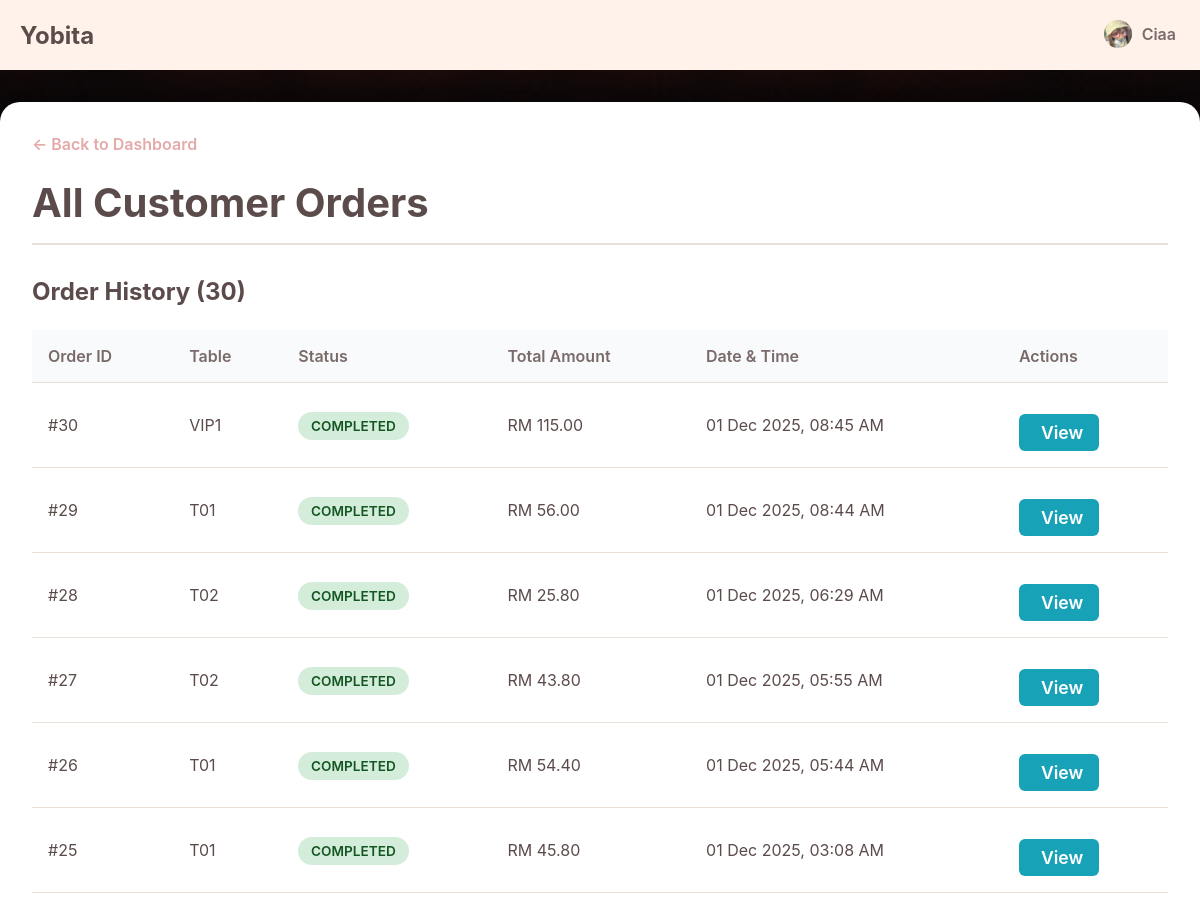
The app's page /app/admin/viewOrder.php (signed in, upper part), older data.
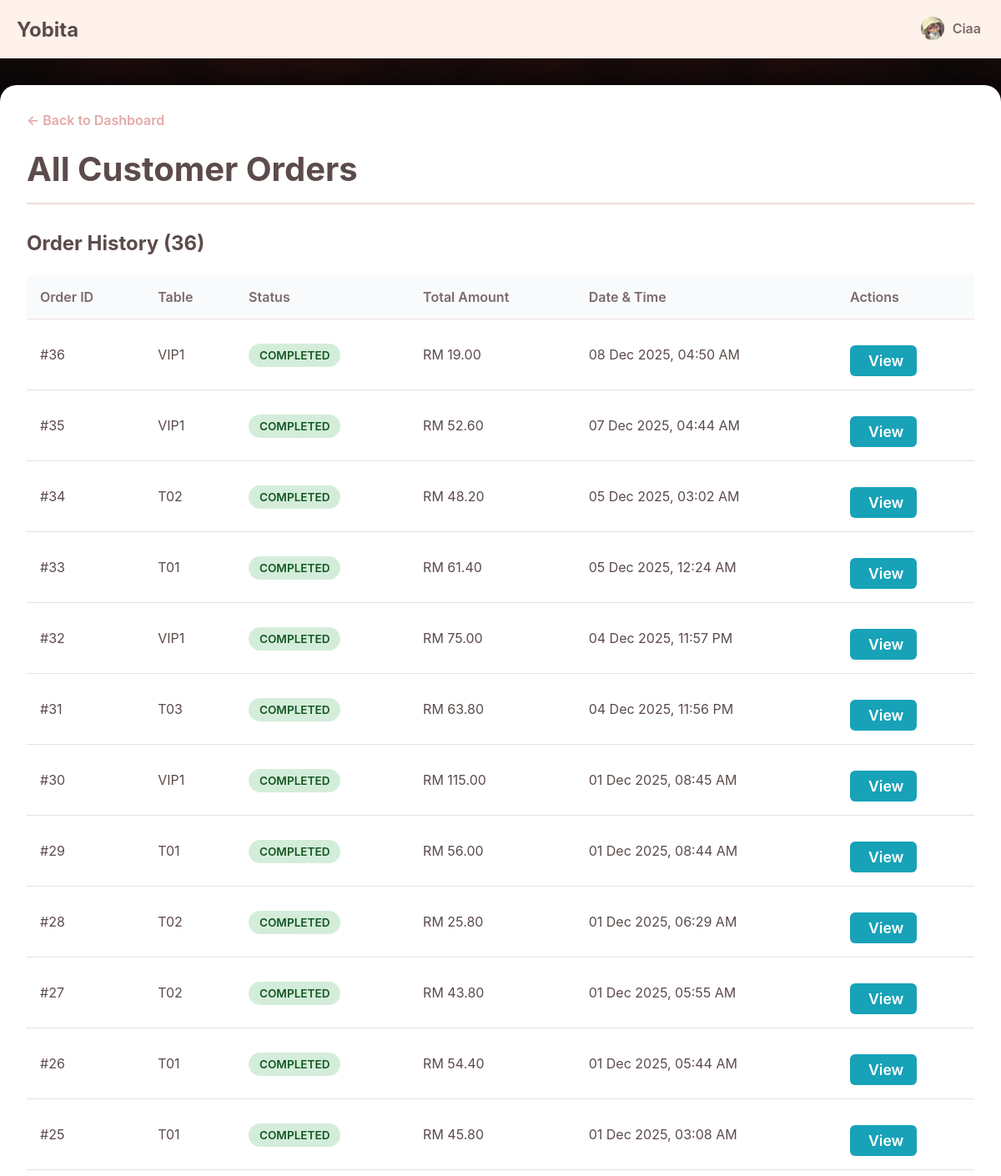
The same page, newer data.
### tables this page shows
CREATE TABLE `orders` (
  `id` int(10) UNSIGNED NOT NULL,
  `table_id` int(10) UNSIGNED NOT NULL,
  `user_id` int(10) UNSIGNED NOT NULL,
  `status` enum('pending','prepared','completed','cancelled') NOT NULL DEFAULT 'pending',
  `total_amount` decimal(10,2) DEFAULT 0.00,
  `created_at` timestamp NOT NULL DEFAULT current_timestamp()
);

CREATE TABLE `dining_tables` (
  `id` int(10) UNSIGNED NOT NULL,
  `table_number` varchar(10) NOT NULL,
  `capacity` int(11) NOT NULL DEFAULT 4,
  `status` enum('available','occupied','reserved') NOT NULL DEFAULT 'available'
);

### app/admin/viewOrder.php (the view, shortened to what this page needs)
<?php
require_once '../connection.php';
$basePath = "../";
include '../_header.php';
try {
    $sql = "SELECT
                o.id,
                o.status,
                o.total_amount,
                o.created_at,
                dt.table_number
            FROM orders o
            JOIN dining_tables dt ON o.table_id = dt.id
            ORDER BY o.created_at DESC";
    $stmt = $pdo->query($sql);
    $orders = $stmt->fetchAll();
} catch (PDOException $e) {
    $orders = [];
    $message = "Error fetching orders: " . $e->getMessage();
    $message_type = "error";
}
$status_classes = [
    'pending' => 'status-pending',
    'completed' => 'status-completed',
    'cancelled' => 'status-cancelled'
];
?>
<link rel="stylesheet" href="<?php echo $basePath; ?>css/viewOrders.css">
<main class="main-wrapper">
    <div class="admin-container">
        <a href="dashboard.php" class="back-link">← Back to Dashboard</a>
        <div class="page-header">
            <h1>All Customer Orders</h1>
        </div>
        <div class="orders-list-section">
            <h2 class="section-title">Order History (<?php echo count($orders); ?>)</h2>
            <div class="table-responsive">
                <table>
                    <thead>
                        <tr>
                            <th>Order ID</th>
                            <th>Table</th>
                            <th>Status</th>
                            <th>Total Amount</th>
                            <th>Date & Time</th>
                            <th>Actions</th>
                        </tr>
                    </thead>
                    <tbody>
                        <?php if (empty($orders)): ?>
                            <tr>
                                <td colspan="6">No orders have been placed yet.</td>
                            </tr>
                        <?php else: ?>
                            <?php foreach ($orders as $order): ?>
                                <tr>
                                    <td data-label="Order ID">#<?php echo htmlspecialchars($order['id']); ?></td>
                                    <td data-label="Table"><?php echo htmlspecialchars($order['table_number']); ?></td>
                                    <td data-label="Status">
                                        <span class="status-badge <?php echo $status_classes[$order['status']] ?? ''; ?>">
                                            <?php echo htmlspecialchars(ucfirst($order['status'])); ?>
                                        </span>
                                    </td>
                                    <td data-label="Total Amount">RM <?php echo number_format($order['total_amount'], 2); ?></td>
                                    <td data-label="Date & Time"><?php echo date("d M Y, h:i A", strtotime($order['created_at'])); ?></td>
                                    <td class="actions-cell" data-label="Actions">
                                        <a href="orderDetail.php?id=<?php echo $order['id']; ?>" class="action-btn view-btn">
                                            <ion-icon name="eye-outline"></ion-icon> View
                                        </a>
                                    </td>
                                </tr>
                            <?php endforeach; ?>
                        <?php endif; ?>
                    </tbody>
                </table>
            </div>
        </div>
    </div>
</main>

Row changes from the older to the newer data that the page shows:
added orders: id "36", table.table_number "VIP1", status "COMPLETED", total_amount "19.00", created_at "08 Dec 2025, 04:50 AM"
added orders: id "35", table.table_number "VIP1", status "COMPLETED", total_amount "52.60", created_at "07 Dec 2025, 04:44 AM"
added orders: id "34", table.table_number "T02", status "COMPLETED", total_amount "48.20", created_at "05 Dec 2025, 03:02 AM"
added orders: id "33", table.table_number "T01", status "COMPLETED", total_amount "61.40", created_at "05 Dec 2025, 12:24 AM"
added orders: id "32", table.table_number "VIP1", status "COMPLETED", total_amount "75.00", created_at "04 Dec 2025, 11:57 PM"
added orders: id "31", table.table_number "T03", status "COMPLETED", total_amount "63.80", created_at "04 Dec 2025, 11:56 PM"
Text that changed along with them:
count($orders): "30" → "36"
